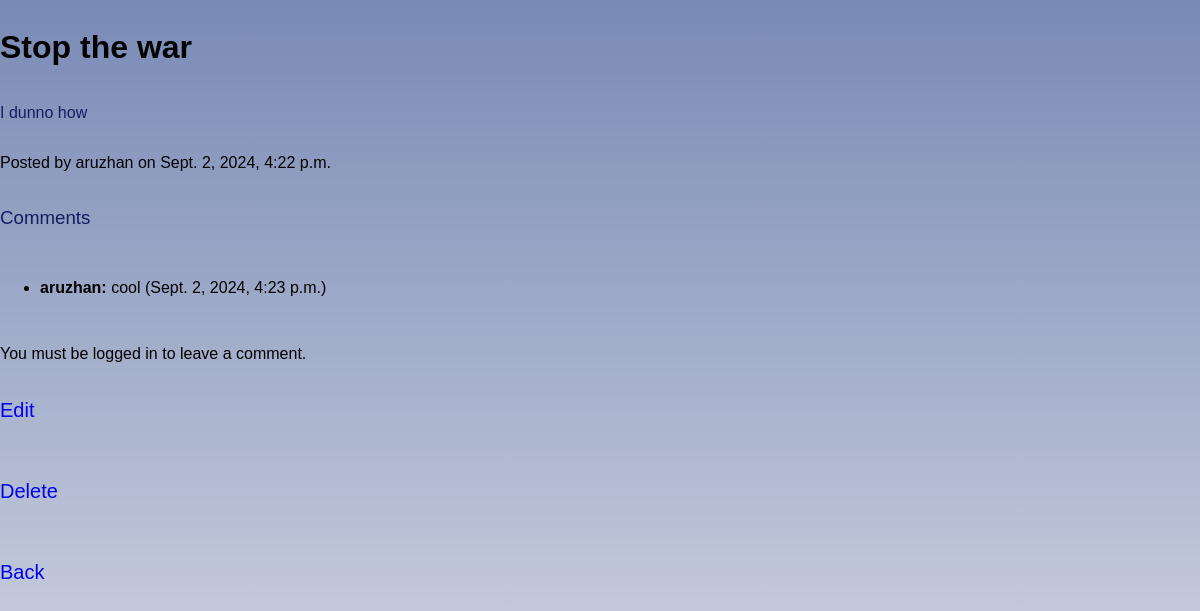
/posts/7, run on the app's committed database.
### blog/models.py (models this page shows, shortened)
class Post(models.Model):
    title = models.CharField(max_length=200)
    content = models.TextField()
    author = models.ForeignKey(settings.AUTH_USER_MODEL, on_delete=models.CASCADE)
    created_at = models.DateTimeField(auto_now_add=True)
    updated_at = models.DateTimeField(auto_now=True)

class Comment(models.Model):
    text = models.TextField()
    author = models.ForeignKey(User, on_delete=models.CASCADE)
    post = models.ForeignKey(Post, related_name='comments', on_delete=models.CASCADE)
    created_at = models.DateTimeField(auto_now_add=True)

### blog/views.py (the view)
# urls.py: path('posts/<int:id>', views.post_detail_view, name='post_detail'),
def post_detail_view(request, id):
    post = get_object_or_404(Post, id=id)
    comments = post.comments.all().order_by('-created_at')
    if request.method == 'POST':
        form = CommentForm(request.POST)
        if form.is_valid():
            comment = form.save(commit=False)
            comment.author = request.user
            comment.post = post
            comment.save()
            return redirect('post_detail', id=post.id)
    else:
        form = CommentForm()
    return render(request, 'blog/post_detail.html', {
        'post': post,
        'comments': comments,
        'form': form
    })

### blog/templates/blog/post_detail.html (shortened to what this page needs)
<!DOCTYPE html>
<html>
<head>
    {% load static %}
    <link rel="stylesheet" href="{% static 'css/styles.css' %}">
</head>
<body>
<div class="main">
    <h1>{{ post.title }}</h1>
    <p class="content">{{ post.content }}</p>
    <p>Posted by {{ post.author }} on {{ post.created_at }}</p>
    <h3>Comments</h3>
    <ul>
        {% for comment in comments %}
        <li>
            <p><strong>{{ comment.author }}:</strong> {{ comment.text }} ({{ comment.created_at }})</p>
        </li>
        {% empty %}
        <li>No comments yet.</li>
        {% endfor %}
    </ul>
    {% if user.is_authenticated %}
    <h3>Leave a Comment</h3>
    <form method="post">
        {% csrf_token %}
        {{ form.as_p }}
        <button type="submit">Submit</button>
    </form>
    {% else %}
    <p>You must be logged in to leave a comment.</p>
    {% endif %}
    <a href="{% url 'edit_post' post.id%}">Edit</a></br>
    <a href="{% url 'delete_post' post.id %}">Delete</a></br>
    <a href="{% url 'post_list' %}">Back</a>
</div>
</body>
</html>

### blog/static/css/styles.css (style rules this page uses)
body { background: linear-gradient(180deg, #798AB5FF 0.2%, #F3F3F3); filter: brightness(80%), saturate(90%); height: 1000px; display: flex; flex-direction: column; width: 100%; margin-left: 0; font-family: "Trebuchet MS", sans-serif; }
.content { color: #131d62; }
h3 { font-weight: normal; color: #131d62; }
.main { display: flex; flex-direction: column; }
a { margin: 20px 0; text-decoration: none; font-size: 20px; }

### data on the page
Post: title "Stop the war", content "I dunno how", author "aruzhan", created_at "Sept. 2, 2024, 4:22 p.m."
Comment: author "aruzhan", text "cool", created_at "Sept. 2, 2024, 4:23 p.m."
